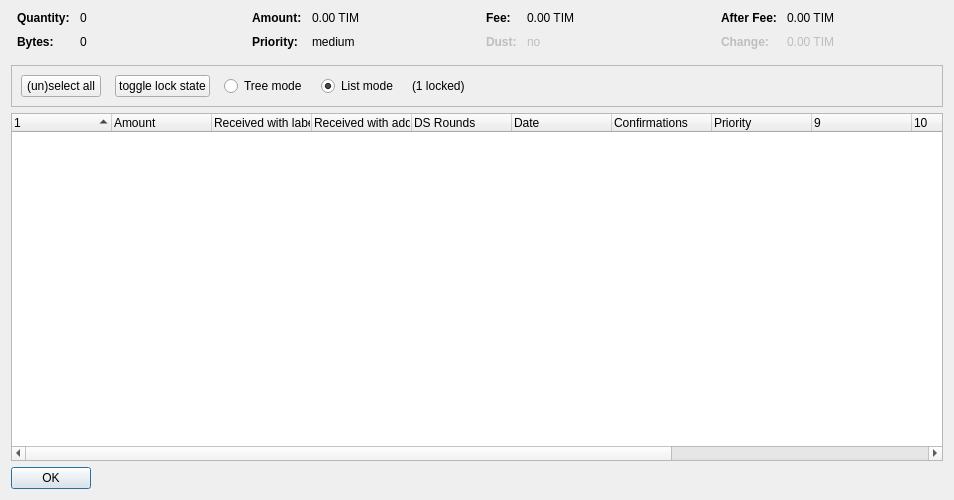
<?xml version="1.0" encoding="UTF-8"?>
<ui version="4.0">
 <class>CoinControlDialog</class>
 <widget class="QDialog" name="CoinControlDialog">
  <property name="geometry">
   <rect>
    <x>0</x>
    <y>0</y>
    <width>954</width>
    <height>500</height>
   </rect>
  </property>
  <property name="windowTitle">
   <string>Coin Selection</string>
  </property>
  <layout class="QVBoxLayout" name="verticalLayout">
   <item>
    <layout class="QHBoxLayout" name="horizontalLayoutTop" stretch="0,0,0,0">
     <property name="topMargin">
      <number>0</number>
     </property>
     <property name="bottomMargin">
      <number>10</number>
     </property>
     <item>
      <layout class="QFormLayout" name="formLayoutCoinControl1">
       <property name="horizontalSpacing">
        <number>10</number>
       </property>
       <property name="verticalSpacing">
        <number>10</number>
       </property>
       <property name="leftMargin">
        <number>6</number>
       </property>
       <property name="rightMargin">
        <number>6</number>
       </property>
       <item row="0" column="0">
        <widget class="QLabel" name="labelCoinControlQuantityText">
         <property name="font">
          <font>
           <weight>75</weight>
           <bold>true</bold>
          </font>
         </property>
         <property name="text">
          <string>Quantity:</string>
         </property>
        </widget>
       </item>
       <item row="0" column="1">
        <widget class="QLabel" name="labelCoinControlQuantity">
         <property name="cursor">
          <cursorShape>IBeamCursor</cursorShape>
         </property>
         <property name="contextMenuPolicy">
          <enum>Qt::ActionsContextMenu</enum>
         </property>
         <property name="text">
          <string notr="true">0</string>
         </property>
         <property name="textInteractionFlags">
          <set>Qt::LinksAccessibleByMouse|Qt::TextSelectableByKeyboard|Qt::TextSelectableByMouse</set>
         </property>
        </widget>
       </item>
       <item row="1" column="0">
        <widget class="QLabel" name="labelCoinControlBytesText">
         <property name="font">
          <font>
           <weight>75</weight>
           <bold>true</bold>
          </font>
         </property>
         <property name="text">
          <string>Bytes:</string>
         </property>
        </widget>
       </item>
       <item row="1" column="1">
        <widget class="QLabel" name="labelCoinControlBytes">
         <property name="cursor">
          <cursorShape>IBeamCursor</cursorShape>
         </property>
         <property name="contextMenuPolicy">
          <enum>Qt::ActionsContextMenu</enum>
         </property>
         <property name="text">
          <string notr="true">0</string>
         </property>
         <property name="textInteractionFlags">
          <set>Qt::LinksAccessibleByMouse|Qt::TextSelectableByKeyboard|Qt::TextSelectableByMouse</set>
         </property>
        </widget>
       </item>
      </layout>
     </item>
     <item>
      <layout class="QFormLayout" name="formLayoutCoinControl2">
       <property name="horizontalSpacing">
        <number>10</number>
       </property>
       <property name="verticalSpacing">
        <number>10</number>
       </property>
       <property name="leftMargin">
        <number>6</number>
       </property>
       <property name="rightMargin">
        <number>6</number>
       </property>
       <item row="0" column="0">
        <widget class="QLabel" name="labelCoinControlAmountText">
         <property name="font">
          <font>
           <weight>75</weight>
           <bold>true</bold>
          </font>
         </property>
         <property name="text">
          <string>Amount:</string>
         </property>
        </widget>
       </item>
       <item row="0" column="1">
        <widget class="QLabel" name="labelCoinControlAmount">
         <property name="cursor">
          <cursorShape>IBeamCursor</cursorShape>
         </property>
         <property name="contextMenuPolicy">
          <enum>Qt::ActionsContextMenu</enum>
         </property>
         <property name="text">
          <string notr="true">0.00 TIM</string>
         </property>
         <property name="textInteractionFlags">
          <set>Qt::LinksAccessibleByMouse|Qt::TextSelectableByKeyboard|Qt::TextSelectableByMouse</set>
         </property>
        </widget>
       </item>
       <item row="1" column="0">
        <widget class="QLabel" name="labelCoinControlPriorityText">
         <property name="font">
          <font>
           <weight>75</weight>
           <bold>true</bold>
          </font>
         </property>
         <property name="text">
          <string>Priority:</string>
         </property>
        </widget>
       </item>
       <item row="1" column="1">
        <widget class="QLabel" name="labelCoinControlPriority">
         <property name="cursor">
          <cursorShape>IBeamCursor</cursorShape>
         </property>
         <property name="contextMenuPolicy">
          <enum>Qt::ActionsContextMenu</enum>
         </property>
         <property name="text">
          <string>medium</string>
         </property>
         <property name="textInteractionFlags">
          <set>Qt::LinksAccessibleByMouse|Qt::TextSelectableByKeyboard|Qt::TextSelectableByMouse</set>
         </property>
        </widget>
       </item>
      </layout>
     </item>
     <item>
      <layout class="QFormLayout" name="formLayoutCoinControl3">
       <property name="horizontalSpacing">
        <number>10</number>
       </property>
       <property name="verticalSpacing">
        <number>10</number>
       </property>
       <property name="leftMargin">
        <number>6</number>
       </property>
       <property name="rightMargin">
        <number>6</number>
       </property>
       <item row="0" column="0">
        <widget class="QLabel" name="labelCoinControlFeeText">
         <property name="font">
          <font>
           <weight>75</weight>
           <bold>true</bold>
          </font>
         </property>
         <property name="text">
          <string>Fee:</string>
         </property>
        </widget>
       </item>
       <item row="0" column="1">
        <widget class="QLabel" name="labelCoinControlFee">
         <property name="cursor">
          <cursorShape>IBeamCursor</cursorShape>
         </property>
         <property name="contextMenuPolicy">
          <enum>Qt::ActionsContextMenu</enum>
         </property>
         <property name="text">
          <string notr="true">0.00 TIM</string>
         </property>
         <property name="textInteractionFlags">
          <set>Qt::LinksAccessibleByMouse|Qt::TextSelectableByKeyboard|Qt::TextSelectableByMouse</set>
         </property>
        </widget>
       </item>
       <item row="1" column="0">
        <widget class="QLabel" name="labelCoinControlLowOutputText">
         <property name="enabled">
          <bool>false</bool>
         </property>
         <property name="font">
          <font>
           <weight>75</weight>
           <bold>true</bold>
          </font>
         </property>
         <property name="text">
          <string>Dust:</string>
         </property>
        </widget>
       </item>
       <item row="1" column="1">
        <widget class="QLabel" name="labelCoinControlLowOutput">
         <property name="enabled">
          <bool>false</bool>
         </property>
         <property name="cursor">
          <cursorShape>IBeamCursor</cursorShape>
         </property>
         <property name="contextMenuPolicy">
          <enum>Qt::ActionsContextMenu</enum>
         </property>
         <property name="text">
          <string>no</string>
         </property>
         <property name="textInteractionFlags">
          <set>Qt::LinksAccessibleByMouse|Qt::TextSelectableByKeyboard|Qt::TextSelectableByMouse</set>
         </property>
        </widget>
       </item>
      </layout>
     </item>
     <item>
      <layout class="QFormLayout" name="formLayoutCoinControl4">
       <property name="horizontalSpacing">
        <number>10</number>
       </property>
       <property name="verticalSpacing">
        <number>10</number>
       </property>
       <property name="leftMargin">
        <number>6</number>
       </property>
       <property name="rightMargin">
        <number>6</number>
       </property>
       <item row="0" column="0">
        <widget class="QLabel" name="labelCoinControlAfterFeeText">
         <property name="font">
          <font>
           <weight>75</weight>
           <bold>true</bold>
          </font>
         </property>
         <property name="text">
          <string>After Fee:</string>
         </property>
        </widget>
       </item>
       <item row="0" column="1">
        <widget class="QLabel" name="labelCoinControlAfterFee">
         <property name="cursor">
          <cursorShape>IBeamCursor</cursorShape>
         </property>
         <property name="contextMenuPolicy">
          <enum>Qt::ActionsContextMenu</enum>
         </property>
         <property name="text">
          <string notr="true">0.00 TIM</string>
         </property>
         <property name="textInteractionFlags">
          <set>Qt::LinksAccessibleByMouse|Qt::TextSelectableByKeyboard|Qt::TextSelectableByMouse</set>
         </property>
        </widget>
       </item>
       <item row="1" column="0">
        <widget class="QLabel" name="labelCoinControlChangeText">
         <property name="enabled">
          <bool>false</bool>
         </property>
         <property name="font">
          <font>
           <weight>75</weight>
           <bold>true</bold>
          </font>
         </property>
         <property name="text">
          <string>Change:</string>
         </property>
        </widget>
       </item>
       <item row="1" column="1">
        <widget class="QLabel" name="labelCoinControlChange">
         <property name="enabled">
          <bool>false</bool>
         </property>
         <property name="cursor">
          <cursorShape>IBeamCursor</cursorShape>
         </property>
         <property name="contextMenuPolicy">
          <enum>Qt::ActionsContextMenu</enum>
         </property>
         <property name="text">
          <string notr="true">0.00 TIM</string>
         </property>
         <property name="textInteractionFlags">
          <set>Qt::LinksAccessibleByMouse|Qt::TextSelectableByKeyboard|Qt::TextSelectableByMouse</set>
         </property>
        </widget>
       </item>
      </layout>
     </item>
    </layout>
   </item>
   <item>
    <widget class="QFrame" name="frame">
     <property name="minimumSize">
      <size>
       <width>0</width>
       <height>40</height>
      </size>
     </property>
     <property name="frameShape">
      <enum>QFrame::StyledPanel</enum>
     </property>
     <property name="frameShadow">
      <enum>QFrame::Sunken</enum>
     </property>
     <layout class="QHBoxLayout" name="horizontalLayout">
      <item>
       <layout class="QHBoxLayout" name="horizontalLayoutPanel" stretch="0,0,0,0,0,0">
        <property name="spacing">
         <number>14</number>
        </property>
        <item>
         <widget class="QPushButton" name="pushButtonSelectAll">
          <property name="sizePolicy">
           <sizepolicy hsizetype="Maximum" vsizetype="Fixed">
            <horstretch>0</horstretch>
            <verstretch>0</verstretch>
           </sizepolicy>
          </property>
          <property name="text">
           <string>(un)select all</string>
          </property>
          <property name="autoDefault">
           <bool>false</bool>
          </property>
         </widget>
        </item>
        <item>
         <widget class="QPushButton" name="pushButtonToggleLock">
          <property name="sizePolicy">
           <sizepolicy hsizetype="Maximum" vsizetype="Fixed">
            <horstretch>0</horstretch>
            <verstretch>0</verstretch>
           </sizepolicy>
          </property>
          <property name="text">
           <string>toggle lock state</string>
          </property>
          <property name="autoDefault">
           <bool>false</bool>
          </property>
         </widget>
        </item>
        <item>
         <widget class="QRadioButton" name="radioTreeMode">
          <property name="sizePolicy">
           <sizepolicy hsizetype="Maximum" vsizetype="Fixed">
            <horstretch>0</horstretch>
            <verstretch>0</verstretch>
           </sizepolicy>
          </property>
          <property name="text">
           <string>Tree mode</string>
          </property>
         </widget>
        </item>
        <item>
         <widget class="QRadioButton" name="radioListMode">
          <property name="sizePolicy">
           <sizepolicy hsizetype="Maximum" vsizetype="Fixed">
            <horstretch>0</horstretch>
            <verstretch>0</verstretch>
           </sizepolicy>
          </property>
          <property name="text">
           <string>List mode</string>
          </property>
          <property name="checked">
           <bool>true</bool>
          </property>
         </widget>
        </item>
        <item>
         <widget class="QLabel" name="labelLocked">
          <property name="text">
           <string>(1 locked)</string>
          </property>
         </widget>
        </item>
        <item>
         <spacer name="horizontalSpacer">
          <property name="orientation">
           <enum>Qt::Horizontal</enum>
          </property>
          <property name="sizeHint" stdset="0">
           <size>
            <width>40</width>
            <height>20</height>
           </size>
          </property>
         </spacer>
        </item>
       </layout>
      </item>
     </layout>
    </widget>
   </item>
   <item>
    <widget class="CoinControlTreeWidget" name="treeWidget">
     <property name="contextMenuPolicy">
      <enum>Qt::CustomContextMenu</enum>
     </property>
     <property name="sortingEnabled">
      <bool>false</bool>
     </property>
     <property name="columnCount">
      <number>13</number>
     </property>
     <attribute name="headerShowSortIndicator" stdset="0">
      <bool>true</bool>
     </attribute>
     <attribute name="headerStretchLastSection">
      <bool>false</bool>
     </attribute>
     <column>
      <property name="text">
       <string/>
      </property>
     </column>
     <column>
      <property name="text">
       <string>Amount</string>
      </property>
     </column>
     <column>
      <property name="text">
       <string>Received with label</string>
      </property>
     </column>
     <column>
      <property name="text">
       <string>Received with address</string>
      </property>
     </column>
     <column>
      <property name="text">
       <string>DS Rounds</string>
      </property>
     </column>
     <column>
      <property name="text">
       <string>Date</string>
      </property>
     </column>
     <column>
      <property name="text">
       <string>Confirmations</string>
      </property>
      <property name="toolTip">
       <string>Confirmed</string>
      </property>
     </column>
     <column>
      <property name="text">
       <string>Priority</string>
      </property>
     </column>
     <column>
      <property name="text">
       <string/>
      </property>
     </column>
     <column>
      <property name="text">
       <string/>
      </property>
     </column>
     <column>
      <property name="text">
       <string/>
      </property>
     </column>
     <column>
      <property name="text">
       <string/>
      </property>
     </column>
     <column>
      <property name="text">
       <string/>
      </property>
     </column>
    </widget>
   </item>
   <item>
    <widget class="QDialogButtonBox" name="buttonBox">
     <property name="sizePolicy">
      <sizepolicy hsizetype="Maximum" vsizetype="Fixed">
       <horstretch>0</horstretch>
       <verstretch>0</verstretch>
      </sizepolicy>
     </property>
     <property name="orientation">
      <enum>Qt::Horizontal</enum>
     </property>
     <property name="standardButtons">
      <set>QDialogButtonBox::Ok</set>
     </property>
    </widget>
   </item>
  </layout>
 </widget>
 <customwidgets>
  <customwidget>
   <class>CoinControlTreeWidget</class>
   <extends>QTreeWidget</extends>
   <header>coincontroltreewidget.h</header>
  </customwidget>
 </customwidgets>
 <resources/>
 <connections/>
</ui>
